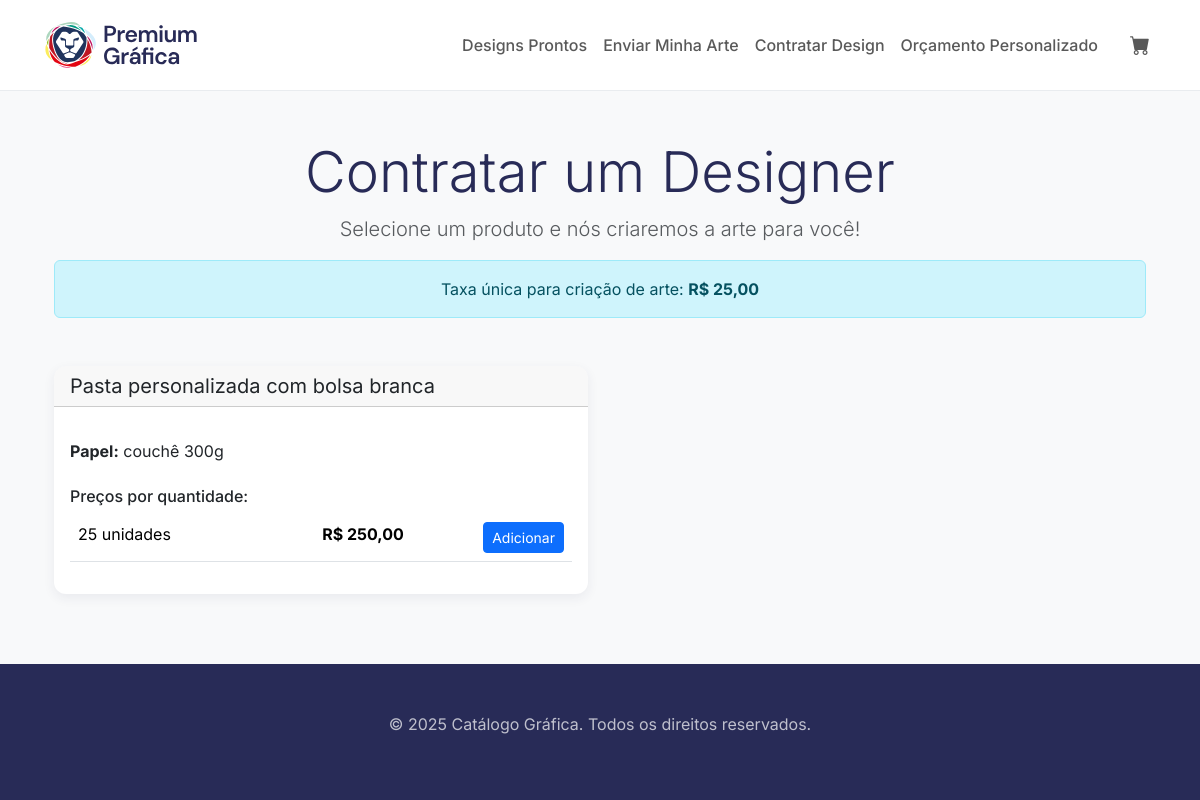
The page /produtos/contratar-design/pastas/ on the database its author committed.
### products/models.py (models this page shows, shortened)
class ProductType(models.Model):
    name = models.CharField(max_length=100, unique=True, verbose_name="Nome do Tipo de Produto")
    slug = models.SlugField(max_length=100, unique=True, help_text="Versão do nome otimizada para URLs.")
    design_creation_fee = models.DecimalField(
        max_digits=10,
        decimal_places=2,
        default=0.00,
        verbose_name="Taxa de Criação de Arte",
        help_text="Valor cobrado para criar a arte para este tipo de produto. Deixe 0 se não houver taxa."
    )
    image = CloudinaryField('image', blank=True, null=True, folder='product_types')
    class Meta:
        verbose_name = "Tipo de Produto"
        verbose_name_plural = "Tipos de Produtos"

class ProductVariation(models.Model):
    product_type = models.ForeignKey(ProductType, on_delete=models.PROTECT, related_name="variations", verbose_name="Tipo de Produto")
    name = models.CharField(max_length=100, verbose_name="Nome da Variação")
    icon_image = CloudinaryField('icon_image', blank=True, null=True, folder='products/icons')
    detailed_description = models.TextField(
        blank=True,
        verbose_name="Descrição Detalhada",
        help_text="Explique em detalhes sobre o produto, papel, acabamentos, etc."
    )
    video_url = models.URLField(
        blank=True,
        verbose_name="URL do Vídeo (YouTube, Vimeo)",
        help_text="Cole aqui o link 'embed' do vídeo."
    )
    class Meta:
        verbose_name = "Variação de Produto"
        verbose_name_plural = "Variações de Produtos"
        unique_together = ('product_type', 'name')

class Specification(models.Model):
    product_variation = models.ForeignKey(ProductVariation, on_delete=models.CASCADE, related_name="specifications", verbose_name="Variação de Produto")
    name = models.CharField(max_length=100, verbose_name="Nome da Característica") # Ex: "Papel"
    value = models.CharField(max_length=255, verbose_name="Valor da Característica") # Ex: "Couchê 300g"
    icon = models.CharField(
        max_length=50,
        blank=True, # O ícone é opcional
        verbose_name="Classe do Ícone (Bootstrap Icons)",
        help_text="Ex: 'bi-rulers' ou 'bi-palette'. Veja os nomes em bootstrap-icons."
    )
    class Meta:
        verbose_name = "Especificação"
        verbose_name_plural = "Especificações"
        unique_together = ('product_variation', 'name')

class PriceTier(models.Model):
    product_variation = models.ForeignKey(ProductVariation, on_delete=models.CASCADE, related_name="price_tiers", verbose_name="Variação de Produto")
    quantity = models.PositiveIntegerField(verbose_name="Quantidade")
    price = models.DecimalField(max_digits=10, decimal_places=2, verbose_name="Preço")
    class Meta:
        verbose_name = "Faixa de Preço"
        verbose_name_plural = "Faixas de Preço"
        unique_together = ('product_variation', 'quantity')
        ordering = ['quantity']

### products/views.py (the view)
# urls.py: path('contratar-design/<slug:slug>/', views.product_variation_list_view, {'is_design_service': True}, name='hire_design_variation_list'),
def product_variation_list_view(request, slug, is_design_service=False):
    product_type = get_object_or_404(ProductType, slug=slug)
    variations = product_type.variations.all()
    context = {
        'product_type': product_type,
        'variations': variations, # E passamo-las no contexto.
        'is_design_service': is_design_service,
    }
    return render(request, 'products/product_variation_list.html', context)

### orders/context_processors.py (called while the page is built)
def cart_context(request):
    cart = request.session.get('cart', {})
    cart_item_count = len(cart)
    return {
        'cart': cart,
        'cart_item_count': cart_item_count,
    }

### products/templates/products/product_variation_list.html (shortened to what this page needs)
{% extends "core/base.html" %} {% load video_filters %} {% block title %} {{ product_type.name }} - {{ block.super }} {% endblock %} {% block content %}
<div class="container">
    <div class="text-center mb-5">
        {% if is_design_service %}
        <h1 class="display-4">Contratar um Designer</h1>
        <p class="lead text-muted">Selecione um produto e nós criaremos a arte para você!</p>
        {% if product_type.design_creation_fee > 0 %}
        <div class="alert alert-info mt-3">Taxa única para criação de arte: <strong>R$ {{ product_type.design_creation_fee|floatformat:2 }}</strong></div>
        {% endif %} {% else %}
        <h1 class="display-5">{{ product_type.name }}</h1>
        <p class="lead text-muted">Escolha uma das opções abaixo.</p>
        {% endif %}
    </div>
    <div class="row row-cols-1 row-cols-md-2 g-4">
        {% for variation in variations %}
        <div class="col">
            <div class="card h-100 card-product">
                <div class="card-header d-flex justify-content-between align-items-center">
                    <h5 class="my-0 fw-normal">{{ variation.name }}</h5>
                </div>
                <div class="card-body">
                    <ul class="list-unstyled mt-3 mb-4">
                        {% for spec in variation.specifications.all %}
                        <li>{% if spec.icon %}<i class="bi {{ spec.icon }} me-2 text-primary"></i>{% endif %} <strong>{{ spec.name }}:</strong> {{ spec.value }}</li>
                        {% empty %}
                        <li>Nenhuma especificação cadastrada.</li>
                        {% endfor %}
                    </ul>
                    <h6>Preços por quantidade:</h6>
                    <table class="table">
                        <tbody>
                            {% for tier in variation.price_tiers.all %}
                            <tr>
                                <td>{{ tier.quantity }} unidades</td>
                                <td class="text-end"><strong>R$ {{ tier.price|floatformat:2 }}</strong></td>
                                <td class="text-end">
                                    <form action="{% url 'orders:add_to_cart_without_design' tier.id %}" method="POST" class="d-inline">
                                        <button type="submit" class="btn btn-sm btn-primary">Adicionar</button>
                                    </form>
                                </td>
                            </tr>
                            {% empty %}
                            <tr>
                                <td colspan="3" class="text-center">Nenhum preço cadastrado.</td>
                            </tr>
                            {% endfor %}
                        </tbody>
                    </table>
                </div>
            </div>
        </div>
        {% empty %}
        <div class="col-12">
            <div class="alert alert-info" role="alert">Nenhuma opção de produto foi configurada para este tipo de produto ainda.</div>
        </div>
        {% endfor %}
    </div>
</div>
{% endblock %}

### static/css/custom.css (style rules this page uses)
:root { --brand-primary: #282b57; --brand-accent: #ceff00; --brand-hard-gray: #222222; --brand-gray: #595959; --brand-light-gray: #f8f9fa; --brand-white: #ffffff; --brand-border-color: #e9ecef; }
body { font-family: 'Inter', sans-serif; background-color: var(--brand-white); color: var(--brand-primary); display: flex; flex-direction: column; min-height: 100vh; }
.card-product { border: none; border-radius: 12px; overflow: hidden; box-shadow: 0 0.25rem 0.75rem rgba(40, 43, 87, 0.07); }

### rows shown on the page
ProductType: design_creation_fee "25,00"
ProductVariation: name "Pasta personalizada com bolsa branca"
Specification: name "Papel", value "couchê 300g"
PriceTier: quantity "25", price "250,00"
